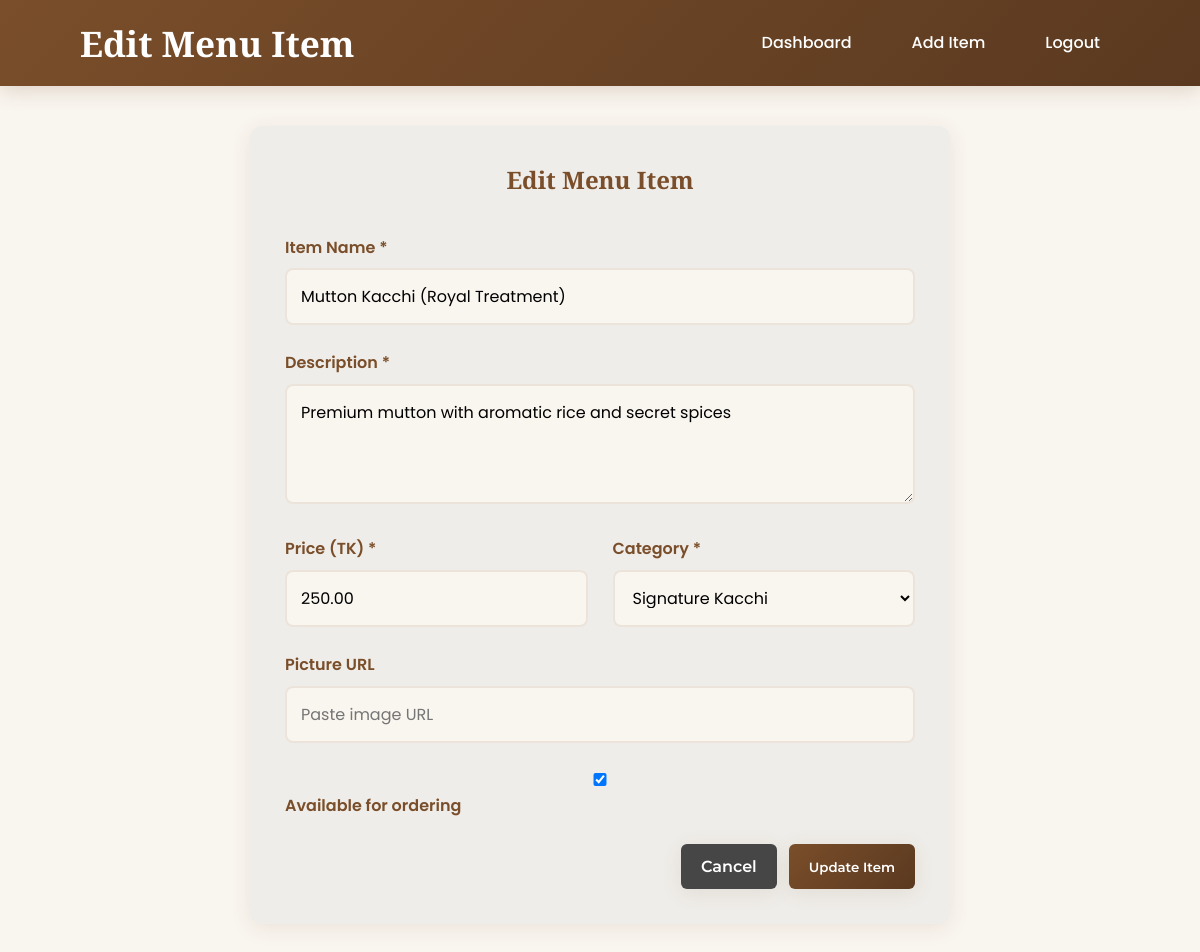
The app's page /admin/edit_item.php?id=2 (signed in) with its own data.
### tables this page shows
CREATE TABLE IF NOT EXISTS menu_items (
    id INT AUTO_INCREMENT PRIMARY KEY,
    name VARCHAR(100) NOT NULL,
    description TEXT,
    price DECIMAL(10,2) NOT NULL,
    category VARCHAR(50) NOT NULL,
    image_url VARCHAR(500),
    is_available BOOLEAN DEFAULT TRUE,
    created_at TIMESTAMP DEFAULT CURRENT_TIMESTAMP,
    UNIQUE KEY unique_name_category (name, category)  
);

### admin/edit_item.php (the view, shortened to what this page needs)
<?php
require_once '../db.php';
$id = $_GET['id'];
$stmt = $pdo->prepare("SELECT * FROM menu_items WHERE id = ?");
$stmt->execute([$id]);
$item = $stmt->fetch(PDO::FETCH_ASSOC);
?>
<!DOCTYPE html>
<html lang="en">
<head>
    <link rel="stylesheet" href="../assets/css/main.css">
    <link rel="stylesheet" href="../assets/css/admin.css">
</head>
<body class="admin-body">
    <header class="admin-header">
        <div class="container">
            <nav class="admin-nav">
                <div class="logo">
                    <h1>Edit Menu Item</h1>
                </div>
                <ul>
                    <li><a href="admin_dashboard.php">Dashboard</a></li>
                    <li><a href="add_item.php">Add Item</a></li>
                    <li><a href="admin_logout.php">Logout</a></li>
                </ul>
            </nav>
        </div>
    </header>
    <main class="admin-main">
        <div class="container">
            <form class="admin-form" method="POST" action="">
                <h2>Edit Menu Item</h2>
                <div class="form-group">
                    <label for="name">Item Name *</label>
                    <input type="text" id="name" name="name" required
                           value="<?php echo htmlspecialchars($item['name']); ?>">
                </div>
                <div class="form-group">
                    <label for="description">Description *</label>
                    <textarea id="description" name="description" required><?php echo htmlspecialchars($item['description']); ?></textarea>
                </div>
                <div class="form-row">
                    <div class="form-group">
                        <label for="price">Price (TK) *</label>
                        <input type="number" id="price" name="price" step="0.01" min="0" required
                               value="<?php echo $item['price']; ?>">
                    </div>
                    <div class="form-group">
                        <label for="category">Category *</label>
                        <select id="category" name="category" required>
                            <option value="Signature Kacchi" <?php echo $item['category'] == 'Signature Kacchi' ? 'selected' : ''; ?>>Signature Kacchi</option>
                        </select>
                    </div>
                </div>
                <div class="form-group">
                    <label for="image_url">Picture URL</label>
                    <input type="url" id="image_url" name="image_url"
                           placeholder="Paste image URL"
                           value="<?php echo htmlspecialchars($item['image_url']); ?>">
                </div>
                <div class="form-group">
                    <label class="checkbox-group">
                        <input type="checkbox" id="is_available" name="is_available" <?php echo $item['is_available'] ? 'checked' : ''; ?>>
                        <span>Available for ordering</span>
                    </label>
                </div>
                <div class="form-actions">
                    <a href="admin_dashboard.php" class="btn btn-secondary">Cancel</a>
                    <button type="submit" class="btn btn-primary">Update Item</button>
                </div>
            </form>
        </div>
    </main>
</body>
</html>

### assets/css/main.css (style rules this page uses)
:root { --primary: #7A4E2A; --secondary: #D6A85A; --accent: #C97F5E; --background: #F9F5EF; --card-bg: #EFEDE9; --text: #464646; --dark: #5A3920; --light: #F9F5EF; --shadow: 0 4px 20px rgba(122, 78, 42, 0.1); --radius: 12px; --gradient: linear-gradient(135deg, #7A4E2A 0%, #9A6B45 100%); }
* { margin: 0; padding: 0; box-sizing: border-box; }
.btn { transition: all 0.3s ease; }
body { font-family: 'Inter', sans-serif; background-color: var(--background); color: var(--text); line-height: 1.6; font-weight: 400; }
.container { width: 90%; max-width: 1200px; margin: 0 auto; padding: 0 20px; }
.btn { display: inline-block; background: var(--gradient); color: white; padding: 14px 28px; border: none; border-radius: var(--radius); cursor: pointer; font-weight: 600; text-decoration: none; transition: all 0.3s ease; text-align: center; box-shadow: var(--shadow); font-family: 'Montserrat', sans-serif; font-weight: 600; }
.btn-primary { background: var(--gradient); }
header { background: var(--gradient); padding: 15px 0; position: sticky; top: 0; z-index: 1000; box-shadow: 0 4px 20px rgba(122, 78, 42, 0.2); animation: slideInFromLeft 0.8s ease-out; }
.logo h1 { font-size: 2.2rem; font-weight: 700; color: white; font-family: 'Playfair Display', serif; font-weight: 600; }
nav ul { display: flex; list-style: none; align-items: center; gap: 20px; }
nav ul li a { text-decoration: none; color: white; font-weight: 500; transition: all 0.3s ease; padding: 10px 20px; border-radius: var(--radius); font-family: 'Poppins', sans-serif; }
.form-group { margin-bottom: 25px; }
.form-group label { display: block; margin-bottom: 10px; font-weight: 600; color: var(--primary); font-family: 'Poppins', sans-serif; }
.form-group input, .form-group textarea, .form-group select { width: 100%; padding: 15px; border: 2px solid rgba(122, 78, 42, 0.1); border-radius: var(--radius); font-family: 'Poppins', sans-serif; font-size: 1rem; transition: all 0.3s ease; background: var(--card-bg); }
.form-group textarea { resize: vertical; min-height: 120px; }

### assets/css/admin.css (style rules this page uses)
:root { --primary: #7A4E2A; --secondary: #D6A85A; --accent: #C97F5E; --background: #F9F5EF; --card-bg: #EFEDE9; --text: #464646; --dark: #5A3920; }
.admin-body { background: var(--background); font-family: 'Inter', sans-serif; }
.admin-header { background: linear-gradient(135deg, var(--primary), var(--dark)); color: white; padding: 15px 0; box-shadow: 0 4px 20px rgba(122, 78, 42, 0.2); }
.admin-nav { display: flex; justify-content: space-between; align-items: center; }
.admin-nav ul { display: flex; list-style: none; gap: 20px; margin: 0; padding: 0; }
.admin-nav a { color: white; text-decoration: none; padding: 10px 20px; border-radius: 8px; transition: all 0.3s ease; font-weight: 500; font-family: 'Poppins', sans-serif; }
.admin-main { padding: 40px 0; min-height: calc(100vh - 140px); }
.btn { padding: 10px 20px; border: none; border-radius: 6px; cursor: pointer; text-decoration: none; display: inline-block; font-weight: 500; transition: all 0.3s ease; font-family: 'Montserrat', sans-serif; font-weight: 600; }
.btn-primary { background: linear-gradient(135deg, var(--primary), var(--dark)); color: white; }
.btn-secondary { background: var(--text); color: white; }
.form-actions { display: flex; gap: 12px; justify-content: flex-end; margin-top: 25px; }
.admin-form { background: var(--card-bg); padding: 35px; border-radius: 12px; box-shadow: 0 4px 20px rgba(122, 78, 42, 0.1); max-width: 700px; margin: 0 auto; }
.admin-form h2 { margin-bottom: 35px; color: var(--primary); text-align: center; font-family: 'Playfair Display', serif; font-weight: 600; }
.form-row { display: grid; grid-template-columns: 1fr 1fr; gap: 25px; }
.form-group { margin-bottom: 25px; }
.form-group label { display: block; margin-bottom: 8px; font-weight: 600; color: var(--primary); font-family: 'Poppins', sans-serif; }
.form-group input, .form-group textarea, .form-group select { width: 100%; padding: 14px; border: 2px solid rgba(122, 78, 42, 0.1); border-radius: 8px; font-family: 'Poppins', sans-serif; font-size: 1rem; transition: all 0.3s ease; background: var(--background); }
.checkbox-group { display: flex; align-items: center; gap: 12px; cursor: pointer; font-family: 'Inter', sans-serif; }

### records on screen
menu_items: name "Mutton Kacchi (Royal Treatment)", description "Premium mutton with aromatic rice and secret spices", price "250.00", category "Signature Kacchi", is_available "☑"
